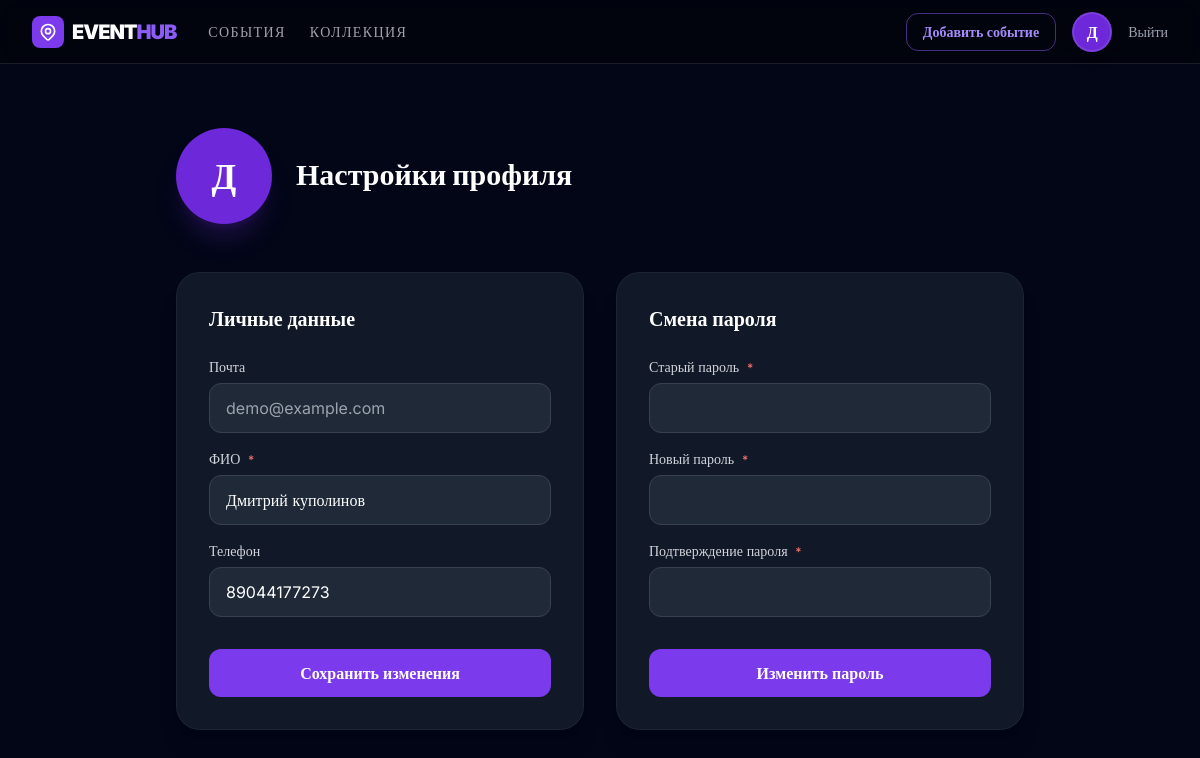
Page /event/profile (signed in) on the earlier database version.
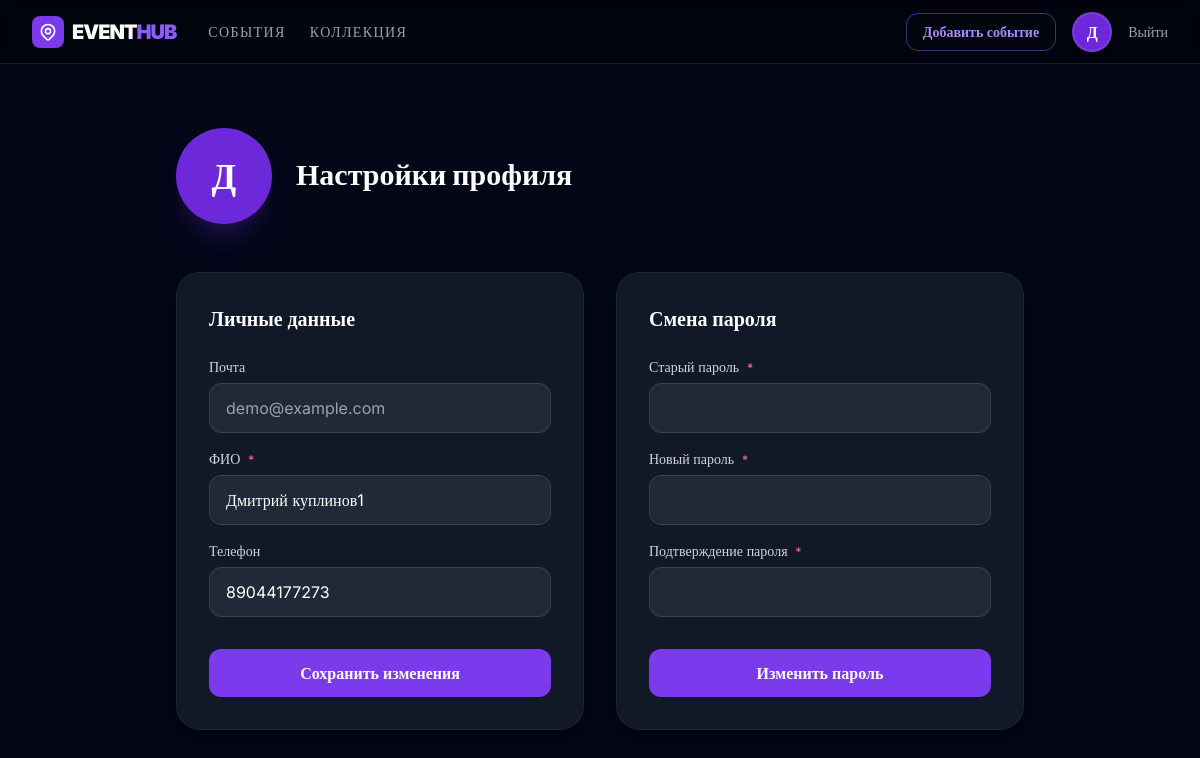
Same page on the later database version.
### flaskr/models.py (models this page shows, shortened)
class User(Base):
    __tablename__ = 'users'
    id = Column(Integer, primary_key=True)
    fullname = Column(String(100), unique=False)
    email = Column(String(120), unique=True)
    phone = Column(String(50), unique=True)
    password_hash = Column(String(255), unique=False)
    events = relationship("Event", back_populates="author")
    favorite = relationship("Favorite", back_populates="user")

### flaskr/event.py (the view)
@bp.route("/profile", methods=["GET", "POST"])
@login_required
def profile():
    current_user = get_current_user()
    profile_form = ProfileForm(obj=current_user, user=current_user)
    change_password_form = ChangePasswordForm(user=current_user)
    if profile_form.submit_profile.data and profile_form.validate():
        current_user.fullname = profile_form.fullname.data
        current_user.phone = profile_form.phone.data
        db_session.commit()
        return redirect(url_for("event.profile"))
    if change_password_form.submit_password.data and change_password_form.validate():
        current_user.set_password(change_password_form.new_password.data)
        db_session.commit()
        return redirect(url_for("event.profile"))
    return render_template("event/profile.html", profile_form=profile_form, change_password_form=change_password_form)

### flaskr/forms.py (shortened to what this page needs)
class ProfileForm(FlaskForm):
    fullname = StringField('ФИО', validators=[
        validators.DataRequired(message="ФИО обязательно"),
        validators.Length(min=4, max=50, message="Длина поля должна быть от 4 до 50 символов")
    ])
    phone = StringField('Телефон', validators=[
        validators.Length(min=10, max=15, message="Длина поля должна быть от 6 до 15 символов"),
        validators.Regexp('^(\+7|7|8)?\d{10}$', message="Неверный синтаксис номера, введите российский стандарт")
    ])
    submit_profile = SubmitField('Сохранить изменения')
    def __init__(self, user=None, *args, **kwargs):
        self.user = user
        super().__init__(*args, **kwargs)

### flaskr/auth.py (called while the page is built)
def login_required(view):
    @functools.wraps(view)
    def wrapped_view(*args, **kwargs):
        if not session.get("logged_in"):
            return redirect(url_for("auth.login"))
        return view(*args, **kwargs)
    return wrapped_view

def get_current_user() -> User | None:
    user_id = session.get("user_id")
    if user_id:
        return db_session.query(User).get(user_id)
    return None

### flaskr/db.py (called while the page is built)
def shutdown_session(exception=None):
    db_session.remove()

### flaskr/templates/event/profile.html (shortened to what this page needs)
{% extends "base.html" %}
{% block content %}
<section class="max-w-4xl mx-auto px-6 py-12 pt-32">
  <div class="flex items-center gap-6 mb-12">
    <div id="avatarBig" class="w-24 h-24 rounded-full bg-violet-700 flex items-center justify-center text-4xl font-bold text-white shadow-xl shadow-violet-900/30">
      {{ user.fullname[0] }}
    </div>
    <div>
      <h1 class="text-3xl font-black text-white mb-1">Настройки профиля</h1>
    </div>
  </div>
  <div class="grid grid-cols-1 md:grid-cols-2 gap-8 pb-20">
    <div class="bg-gray-900 rounded-3xl p-8 border border-white/5 shadow-xl">
      <h2 class="text-xl font-bold text-white mb-6">Личные данные</h2>
      {% from "macros/_formhelpers.html" import render_field %}
      <form id="profile_form" method="POST" class="space-y-4">
        <div>
          <label class="block text-sm font-medium text-gray-300 mb-1.5">Почта</label>
          <input type="text" name="email" value="{{ user.email }}" disabled class="w-full bg-gray-800 border border-gray-700 rounded-xl px-4 py-3 text-gray-400 focus:border-violet-500 focus:ring-1 focus:ring-violet-500 outline-none transition">
        </div>
        <div>
          {{ render_field(profile_form.fullname, type="text", required=False) }}
        </div>
        <div>
          {{ render_field(profile_form.phone, type="phone", required=False) }}
        </div>
        {{ profile_form.submit_profile(class="w-full bg-violet-600 hover:bg-violet-500 text-white font-semibold rounded-xl py-3 mt-4 transition") }}
      </form>
    </div>
    <div class="bg-gray-900 rounded-3xl p-8 border border-white/5 shadow-xl">
      <h2 class="text-xl font-bold text-white mb-6">Смена пароля</h2>
      <form id="password_form" method="POST" class="space-y-4">
        <div>
          {{ render_field(change_password_form.old_password, type="password", required=True) }}
        </div>
        <div>
          {{ render_field(change_password_form.new_password, type="password", required=True) }}
        </div>
        <div>
          {{ render_field(change_password_form.confirm_password, type="password", required=True) }}
        </div>
        {{ change_password_form.submit_password(class="w-full bg-violet-600 hover:bg-violet-500 text-white font-semibold rounded-xl py-3 mt-4 transition") }}
      </form>
    </div>
  </div>
</section>
{% endblock %}

### flaskr/templates/navbar.html (shortened to what this page needs)
<nav class="h-16 flex items-center justify-between px-8 border-b border-white/10 bg-black/40 backdrop-blur-md shrink-0 fixed top-0 inset-x-0 z-50">
  <div class="flex items-center gap-8 w-full max-w-7xl mx-auto">
    <div class="flex items-center gap-2">
      <a href="{{ url_for('event.index') }}" class="flex items-center gap-2">
        <div class="w-8 h-8 bg-violet-600 rounded-lg flex items-center justify-center">
        </div>
        <span class="text-xl font-black tracking-tighter text-white">EVENT<span class="text-violet-500">HUB</span></span>
      </a>
    </div>
    <div class="hidden md:flex gap-6 text-sm font-medium text-gray-400 uppercase tracking-widest flex-1">
      <a href="{{ url_for('event.index') }}" class="{% if request.endpoint == 'event.index' %}text-white border-b-2 border-violet-500 pb-1{% else %}hover:text-white transition{% endif %}">События</a>
      <a href="{{ url_for('event.collection') }}" class="{% if request.endpoint == 'event.collection' %}text-white border-b-2 border-violet-500 pb-1{% else %}hover:text-white transition{% endif %}">Коллекция</a>
    </div>
    <div class="flex items-center gap-4">
      <a href="{{ url_for('event.add_event') }}" class="px-4 py-2 text-sm font-semibold text-violet-400 border border-violet-500/50 rounded-xl hover:bg-violet-500/10 transition whitespace-nowrap hidden sm:block">Добавить событие</a>
      {% if user %}
          <a href="{{ url_for('event.profile') }}" class="hover:opacity-80 transition group">
            <div class="w-10 h-10 rounded-full bg-violet-700 flex items-center justify-center font-bold border-2 border-white/10 text-white shadow-lg group-hover:shadow-violet-900/50 transition-all">
              {{ user.fullname[0] }}
            </div>
          </a>
          <a href="{{ url_for('auth.logout') }}" class="text-sm text-gray-400 hover:text-white transition font-medium">Выйти</a>
      {% else %}
      <a href="{{ url_for('event.add_event') }}" class="px-4 py-2 text-sm font-semibold text-violet-400 border border-violet-500/50 rounded-xl hover:bg-violet-500/10 transition whitespace-nowrap hidden sm:block">Авторизоваться</a>
      {% endif %}
    </div>
  </div>
</nav>

### flaskr/templates/macros/_formhelpers.html (shortened to what this page needs)
{% macro render_field(field, placeholder='', type='text', required=False, rows=3) %}
    {% set errors = field.errors if field.errors else [] %}
    {% set has_error = errors|length > 0 %}
    <div class="mb-4">
        <label for="{{ field.id }}" class="block text-sm font-medium {% if has_error %}text-red-400{% else %}text-gray-300{% endif %} mb-1.5">
            {{ field.label.text }}
            {% if required or field.flags.required %}
                <span class="text-red-400 text-xs ml-1">*</span>
            {% endif %}
        </label>
        {% if type == 'textarea' %}
            <textarea name="{{ field.name }}"
                      id="{{ field.id }}"
                      {% if required or field.flags.required %}required{% endif %}
                      {% if placeholder %}placeholder="{{ placeholder }}"{% endif %}
                      rows="{{ rows }}"
                      class="w-full bg-gray-800 border {% if has_error %}border-red-500 focus:border-red-500 ring-red-500{% else %}border-gray-700 focus:border-violet-500{% endif %} rounded-xl px-4 py-3 text-white placeholder-gray-500 focus:ring-1 focus:outline-none transition"
            >{{ field.data or '' }}</textarea>
        {% else %}
            <input type="{{ type }}"
                   name="{{ field.name }}"
                   id="{{ field.id }}"
                   value="{{ field._value() }}"
                   {% if required or field.flags.required %}required{% endif %}
                   class="w-full bg-gray-800 border {% if has_error %}border-red-500 focus:border-red-500 ring-red-500{% else %}border-gray-700 focus:border-violet-500{% endif %} rounded-xl px-4 py-3 text-white placeholder-gray-500 focus:ring-1 focus:ring-violet-500 outline-none transition">
        {% endif %}
    </div>
{% endmacro %}

Differences in the rows shown:
changed User "demo@example.com": fullname "Дмитрий куполинов" → "Дмитрий куплинов1"
